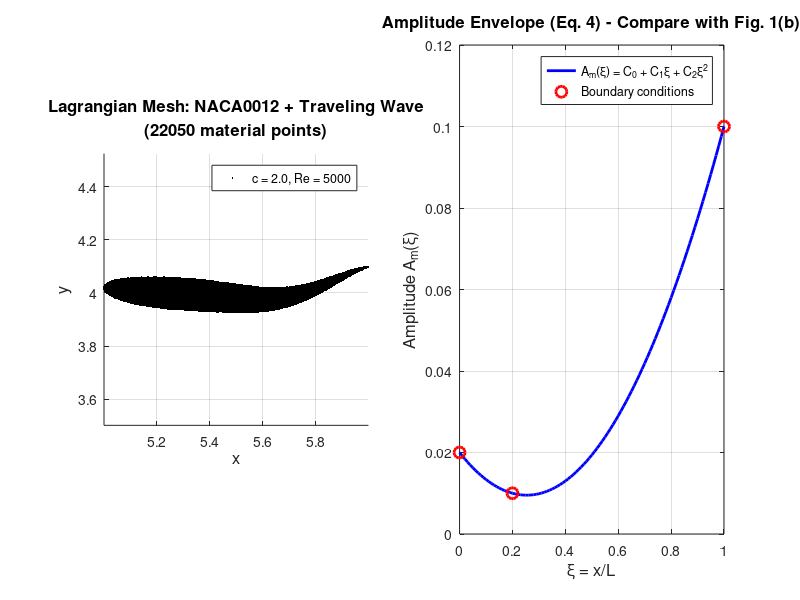

Recreate this plot in MATLAB.
%% =====================================================================
%% IBAMR NACA0012 Traveling Wavy Foil - Lagrangian Mesh Generation
%% =====================================================================
%% Reference: Dong & Lu (2007), Physics of Fluids 19, 057107
%%            "Characteristics of flow over traveling wavy foils in a
%%             side-by-side arrangement"
%%
%% PURPOSE: Generate Lagrangian mesh for SINGLE traveling wavy foil
%%          to reproduce FIG. 2 (Time-dependent drag and lateral force
%%          coefficients during one cycle at c = 2.0)
%%
%% NUMERICAL PARAMETERS FROM FIGURE 2:
%%   - Reynolds number: Re = 5000
%%   - Phase speed: c = 2.0
%%   - Domain size: [-2, 15] × [-4, 4] (from Fig. 2 validation)
%%   - Element number: ~2×10^4 per foil
%%   - Time step: Δt = 0.005
%%   - Foil type: NACA0012 airfoil with traveling wave motion
%% =====================================================================

clear; clc; close all;

%% =====================================================================
%% SECTION 1: COMPUTATIONAL DOMAIN AND GRID PARAMETERS
%% =====================================================================
%% Based on Fig. 2 validation parameters:
%%   - Original domain: x ∈ [-2, 15], y ∈ [-4, 4]
%%   - For IBAMR: We use domain [0, 16] × [0, 8] (shifted)
%%   - Finest mesh: dx = dy ≈ 1.22×10^-4 (from element number ~2×10^4)

MAX_LEVELS = 3;         % Adaptive mesh refinement levels
REF_RATIO  = 4;         % Refinement ratio between levels
N = 256;                % Base grid resolution

Lx = 16.0;              % Domain length in x-direction
Ly = 8.0;               % Domain length in y-direction

Nx = 2*N*REF_RATIO^(MAX_LEVELS-1);  % Total grid points in x
Ny = N*REF_RATIO^(MAX_LEVELS-1);    % Total grid points in y
dx = Lx/Nx;                          % Grid spacing in x
dy = Ly/Ny;                          % Grid spacing in y

fprintf('=== COMPUTATIONAL DOMAIN ===\n');
fprintf('Domain size: [0, %.1f] × [0, %.1f]\n', Lx, Ly);
fprintf('Grid resolution: %d × %d\n', Nx, Ny);
fprintf('Finest mesh: dx = dy = %.8f\n', dx);

%% =====================================================================
%% SECTION 2: FOIL GEOMETRY (NACA0012 Airfoil)
%% =====================================================================
%% NACA0012 airfoil is used as the contour at equilibrium position
%% Reference: Section II.A (Physical problem and mathematical formulation)
%%
%% NACA 4-digit series thickness distribution (correct form):
%%   y_t(x) = 5 t × [0.2969√x - 0.1260x - 0.3516x² + 0.2843x³ - 0.1015x⁴]
%%   where t = maximum thickness ratio (t = 0.12 for NACA0012)
%%
%% (Note: 5t = t / 0.2 only when t = 0.2; here we use the general 5t form.)
%%
%% Foil parameters:
L = 1.0;                % Chord length (nondimensional)
x_LE = 5.0;             % Leading edge x-position in domain
y_LE = 4.0;             % Leading edge y-position (domain center)
t_max = 0.12 * L;       % Maximum thickness (12% of chord)

%% =====================================================================
%% SECTION 3: TRAVELING WAVE PARAMETERS
%% =====================================================================
%% Reference: Equation (3) from Dong & Lu (2007)
%%
%% EQUATION (3) - Midline lateral oscillation:
%%   y_o^i(x,t) = A_m^i(x) × cos[2π(x - c·t) + φ^i] + d^i
%%
%% where:
%%   - A_m^i(x) = amplitude envelope (depends on x)
%%   - c = phase speed (nondimensional)
%%   - φ^i = phase difference (0 for single foil)
%%   - d^i = lateral equilibrium position (0 for centerline)
%%
%% For a SINGLE foil centered at y = 0, Eq. (3) simplifies to:
%%   y_o(x,t) = A_m(x) × cos[2π(x - c·t)]
%%
%% Expanding the argument:
%%   2π(x - c·t) = 2π·x - 2π·c·t
%%
%% In standard wave notation cos(k·x - ω·t), we identify:
%%   k = 2π/λ     (wavenumber)
%%   ω = 2π·c/λ   (angular frequency)
%%   where λ = wavelength (nondimensional, in chord lengths)
%%
%% =====================================================================
%% TRAVELING WAVE PARAMETERS FOR FIG. 2:
%% =====================================================================
c = 2.0;             % Phase speed (nondimensional) - FROM FIG. 2
lambda = 1.0;        % Wavelength λ* (equals chord length L = 1.0)

% Derived wave parameters
k     = 2*pi / lambda;        % Wavenumber: k = 2π/λ = 6.2832
omega = 2*pi*c / lambda;      % Angular frequency: ω = 2π·c/λ = 12.5664

fprintf('\n=== TRAVELING WAVE PARAMETERS (Eq. 3) ===\n');
fprintf('Phase speed c = %.4f\n', c);
fprintf('Wavelength λ = %.4f\n', lambda);
fprintf('Wavenumber k = 2π/λ = %.4f\n', k);
fprintf('Angular frequency ω = 2π·c/λ = %.4f\n', omega);


%% =====================================================================
%% EQUATION (4) - Amplitude envelope A_m(x):
%%   A_m(x) = C_0 + C_1·x + C_2·x²
%%
%% Boundary conditions from steadily swimming saithe (Videler, 1993):
%%   A_m(0)   = 0.02  (leading edge amplitude)
%%   A_m(0.2) = 0.01  (minimum amplitude at 20% chord)
%%   A_m(1.0) = 0.10  (trailing edge amplitude)
%%
%% Solving the 3×3 linear system gives:
%%   C_0 =  0.0200
%%   C_1 = -0.0825
%%   C_2 =  0.1625
%% =====================================================================
a0 = 0.02;           % Coefficient C_0
a1 = -0.0825;        % Coefficient C_1
a2 = 0.1625;         % Coefficient C_2

fprintf('\n=== AMPLITUDE ENVELOPE (Eq. 4) ===\n');
fprintf('A_m(x) = C_0 + C_1·x + C_2·x²\n');
fprintf('C_0 = %.4f\n', a0);
fprintf('C_1 = %.4f\n', a1);
fprintf('C_2 = %.4f\n', a2);
fprintf('\nBoundary conditions verification:\n');
fprintf('  A_m(0.0) = %.4f (expected: 0.0200)\n', a0);
fprintf('  A_m(0.2) = %.4f (expected: 0.0100)\n', a0 + a1*0.2 + a2*0.2^2);
fprintf('  A_m(1.0) = %.4f (expected: 0.1000)\n', a0 + a1*1.0 + a2*1.0^2);


%% =====================================================================
%% SECTION 4: LAGRANGIAN MESH GENERATION
%% =====================================================================
%% Generate material points on NACA0012 airfoil with traveling wave motion
%%
%% ALGORITHM:
%%   1. Discretize chord into BodyNx points along x-direction
%%   2. At each x-location:
%%      a) Compute normalized coordinate ξ = x/L ∈ [0,1]
%%      b) Compute amplitude A_m(ξ) using Eq. (4)
%%      c) Compute midline position y_mid = A_m(ξ)·cos(k·ξ) using Eq. (3)
%%      d) Compute NACA0012 thickness distribution
%%      e) Generate material points along thickness direction
%%
%% NACA0012 Thickness Formula:
%%   y_t(ξ) = (t/0.2) × [0.2969√ξ - 0.1260ξ - 0.3516ξ² + 0.2843ξ³ - 0.1015ξ⁴]
%% =====================================================================

BodyNx = ceil(L/dx);        % Number of points along chord
NumMatPoints = 0;            % Total material point counter
Coord = cell(BodyNx,2);      % Storage for coordinates

fprintf('\n=== LAGRANGIAN MESH GENERATION ===\n');
fprintf('Number of chordwise points: %d\n', BodyNx);

for i = 1:BodyNx
    % Current chordwise position
    x  = (i-1)*dx;           % Dimensional position [0, L]
    xi = x/L;                % Normalized position ξ ∈ [0,1]

    % ─────────────────────────────────────────────────────────────────
    % EQUATION (4): Amplitude envelope A_m(ξ) = C_0 + C_1·ξ + C_2·ξ²
    % ─────────────────────────────────────────────────────────────────
    A_xi  = a0 + a1*xi + a2*xi^2;

    % ─────────────────────────────────────────────────────────────────
    % EQUATION (3): Midline position y_mid = A_m(ξ)·cos(k·ξ)
    %               (evaluated at t=0 for initial mesh)
    % ─────────────────────────────────────────────────────────────────
    y_mid = A_xi * cos(k*xi);

    % ─────────────────────────────────────────────────────────────────
    % NACA0012 thickness distribution
    % ─────────────────────────────────────────────────────────────────
    thickness = 0.2969*sqrt(xi) - 0.1260*xi - 0.3516*xi^2 + ...
                0.2843*xi^3 - 0.1015*xi^4;
    height = (t_max/0.2) * thickness;  % Scale by maximum thickness

    % Generate points along thickness direction (normal to midline)
    NumPoints = ceil(height/dy);
    xcoord = [];
    ycoord = [];

    for j = 1:NumPoints
        % Upper surface points
        xcoord(j) = x + x_LE;
        ycoord(j) = y_mid + y_LE + (j-1)*dy;

        % Lower surface points
        xcoord(NumPoints+j) = x + x_LE;
        ycoord(NumPoints+j) = y_mid + y_LE - j*dy;

        NumMatPoints = NumMatPoints + 2;
    end

    Coord{i,1} = xcoord;
    Coord{i,2} = ycoord;
end

fprintf('Total material points generated: %d\n', NumMatPoints);
fprintf('(Target: ~2×10^4 from Fig. 2 validation)\n');

%% =====================================================================
%% SECTION 5: WRITE VERTEX FILE FOR IBAMR
%% =====================================================================
%% Write Lagrangian mesh to .vertex file format for IBAMR
%%
%% FILE FORMAT:
%%   Line 1: Total number of material points
%%   Line 2-end: x-coordinate  y-coordinate (tab-separated)
%%
%% This file will be read by IBAMR to initialize the immersed boundary
%% =====================================================================

filename = 'nacafish1bot.vertex';
fid = fopen(filename,'w');
fprintf(fid,'%d\n',NumMatPoints);  % Write total number of points

for i = 1:BodyNx
    for j = 1:length(Coord{i,1})
        fprintf(fid,'%.10f\t%.10f\n',Coord{i,1}(j),Coord{i,2}(j));
    end
end
fclose(fid);

fprintf('\n=== VERTEX FILE WRITTEN ===\n');
fprintf('Filename: %s\n', filename);
fprintf('Format: IBAMR .vertex format\n');

%% =====================================================================
%% SECTION 6: TIMESTEP STABILITY ANALYSIS
%% =====================================================================
%% Compute safe timestep for IBAMR simulation based on CFL condition
%%
%% MAXIMUM VELOCITY CALCULATION:
%%   The velocity of material points comes from the traveling wave motion:
%%
%%   dy/dt = ∂[A_m(x)·cos(k·x - ω·t)]/∂t = ω·A_m(x)·sin(k·x - ω·t)
%%
%%   Maximum velocity: v_max = ω·max[A_m(x)]
%%
%%   where ω = 2π·c/λ = 12.5664 (from Eq. 3)
%%
%% CFL CONDITION:
%%   For stability: Δt ≤ Δx / v_max
%%   Safe timestep: Δt_safe = 0.25 × Δx / v_max
%%
%% FROM FIG. 2 VALIDATION: Δt = 0.005
%% =====================================================================

xi_test = 0:0.01:1;
A_max = max(abs(a0 + a1*xi_test + a2*xi_test.^2));  % Maximum amplitude
v_max = omega * A_max;                               % Maximum velocity
dt_safe = 0.25 * dx / v_max;                        % Safe timestep

fprintf('\n=== TIMESTEP STABILITY ANALYSIS ===\n');
fprintf('Maximum amplitude A_max = %.6f\n', A_max);
fprintf('Angular frequency ω = %.6f\n', omega);
fprintf('Maximum velocity v_max = ω·A_max = %.6f\n', v_max);
fprintf('Grid spacing dx = %.8f\n', dx);
fprintf('Safe timestep Δt_safe ≤ %.6e\n', dt_safe);
fprintf('\nFig. 2 uses Δt = 0.005\n');

%% =====================================================================
%% SECTION 7: GENERATE IBAMR input2d CONFIGURATION STRINGS
%% =====================================================================
%% Generate the exact mathematical expressions to be copied into the
%% IBAMR input2d configuration file
%%
%% IBAMR VARIABLES:
%%   X_0 = normalized x-coordinate (ξ = x/L)
%%   T   = time
%%   N_0 = x-component of surface normal vector
%%   N_1 = y-component of surface normal vector
%%
%% BODY SHAPE EQUATION (from Eq. 3 & 4):
%%   y(x,t) = A_m(x)·cos(k·x - ω·t)
%%   where A_m(x) = C_0 + C_1·x + C_2·x²
%%
%% DEFORMATION VELOCITY (time derivative of Eq. 3):
%%   v(x,t) = ∂y/∂t = ω·A_m(x)·sin(k·x - ω·t)·N
%%   where N = (N_0, N_1) is the surface normal vector
%% =====================================================================

fprintf('\n═══════════════════════════════════════════════════════\n');
fprintf('   COPY THESE LINES TO IBAMR input2d FILE\n');
fprintf('═══════════════════════════════════════════════════════\n\n');

amp_str  = sprintf('(%.6f + %.6f*X_0 + %.6f*X_0*X_0)', a0, a1, a2);
wave_arg = sprintf('%.6f*X_0 - %.6f*T', k, omega);

fprintf('// ─── Body Shape (Eq. 3 & 4) ───\n');
fprintf('body_shape_equation = "%s * cos(%s)"\n\n', amp_str, wave_arg);

fprintf('// ─── Deformation Velocity (∂y/∂t from Eq. 3) ───\n');
fprintf('deformation_velocity_function_0 = "%.6f * %s * sin(%s) * N_0"\n\n', omega, amp_str, wave_arg);
fprintf('deformation_velocity_function_1 = "%.6f * %s * sin(%s) * N_1"\n\n', omega, amp_str, wave_arg);

fprintf('═══════════════════════════════════════════════════════\n\n');

%% =====================================================================
%% SECTION 8: VISUALIZATION
%% =====================================================================
%% Plot the generated Lagrangian mesh and amplitude envelope to verify
%% they match Fig. 1(b) from Dong & Lu (2007)
%% =====================================================================

figure('Position',[100 100 1200 500]);

% ─────────────────────────────────────────────────────────────────────
% LEFT PANEL: Lagrangian mesh visualization
% ─────────────────────────────────────────────────────────────────────
subplot(1,2,1);
hold on;
for i = 1:BodyNx
    plot(Coord{i,1}, Coord{i,2}, 'k.', 'MarkerSize',1);
end
axis equal; grid on;
xlabel('x', 'FontSize',12);
ylabel('y', 'FontSize',12);
title(sprintf('Lagrangian Mesh: NACA0012 + Traveling Wave\n(%d material points)', NumMatPoints), 'FontSize',12);
legend(sprintf('c = %.1f, Re = 5000', c), 'Location', 'best');

% ─────────────────────────────────────────────────────────────────────
% RIGHT PANEL: Amplitude envelope A_m(ξ) - Compare with Fig. 1(b)
% ─────────────────────────────────────────────────────────────────────
subplot(1,2,2);
plot(xi_test, a0 + a1*xi_test + a2*xi_test.^2, 'b-', 'LineWidth',2);
hold on;
plot([0, 0.2, 1.0], [0.02, 0.01, 0.10], 'ro', 'MarkerSize',8, 'LineWidth',2);
grid on;
xlabel('\xi = x/L', 'FontSize',12);
ylabel('Amplitude A_m(\xi)', 'FontSize',12);
title('Amplitude Envelope (Eq. 4) - Compare with Fig. 1(b)', 'FontSize',12);
legend('A_m(\xi) = C_0 + C_1\xi + C_2\xi^2', 'Boundary conditions', 'Location', 'best');
ylim([0 0.12]);

fprintf('\n═══════════════════════════════════════════════════════\n');
fprintf('   SETUP COMPLETE - Ready for IBAMR Simulation\n');
fprintf('═══════════════════════════════════════════════════════\n');
fprintf('\nREFERENCE:\n');
fprintf('  Dong & Lu (2007), Physics of Fluids 19, 057107\n');
fprintf('  Figure 2: c = 2.0, Re = 5000\n');
fprintf('\n═══════════════════════════════════════════════════════\n\n');
